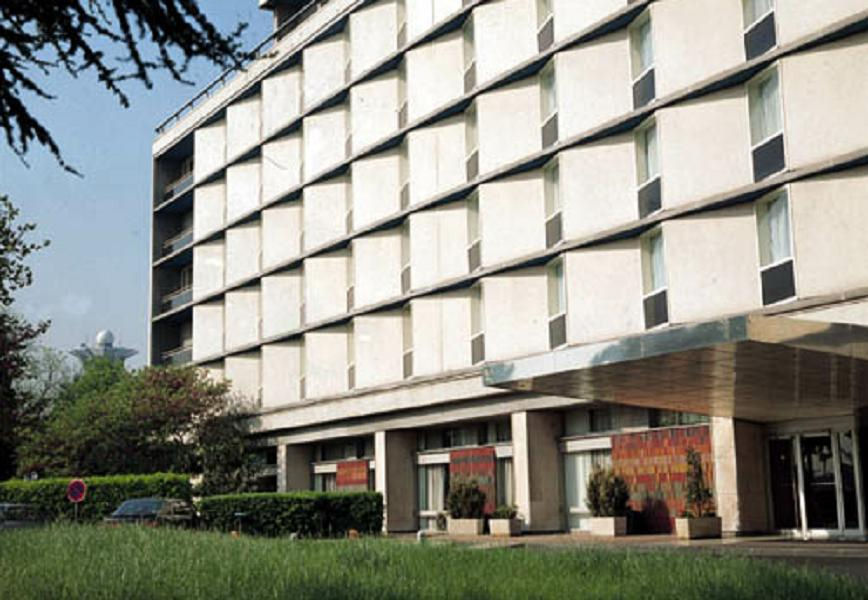
#> input picture images/Lines.jpg, 868 x 600 px
$ python fast_corner.py
#> lines starting #> are read from the running program, lines starting #| are printed output that depends on the picture; after the words box and inside, x2 and y2 are one past the last pixel; in counts of white or black regions, pixels touching at a corner belong together
import numpy as np
import matplotlib.pyplot as plt
import matplotlib.colors as color


def fastDetect(image, t):
    '''
    Check if poit is a corner using 4 points 1, 5, 9, and 13
    inputs :
        image, t : threshold
    output : binary image with ones at corner points and zero otherwise
    '''
    # Initialization
    cornerImage = np.zeros(image.shape)
    for i in range(image.shape[0]):
        for j in range(image.shape[1]):
            # try and except to avoid boundary condition
            try:
                # Point to test
                p = image[i, j]
                # Get points 1, 5, 9, 13
                p1 = image[i-3, j]
                p5 = image[i, j+3]
                p9 = image[i+3, j]
                p13 = image[i, j-3]
                # Counter holds number of pixels > threshold
                count = 0
                # Calculate absolute difference
                if abs(p-p1) > t:
                    count += 1
                if abs(p-p5) > t:
                    count += 1
                if abs(p-p9) > t:
                    count += 1
                if abs(p-p13) > t:
                    count += 1
                # Check number of pixels that have same  diff > threshold
                # Original Fast stated that it must be >= 3
                # But for count >= 3 corners with 90 degree will not be detected
                # So I made it >= 2

                if count >= 2:
                    cornerImage[i, j] = 1
            except:
                pass

    # Return corner image
    return cornerImage


def nonMaxSupp(cornerImage):
    '''
    It is the second main step in fast algorithm
    The idea is to suppress corners that weaker than neighbor corners
    '''

    # Select corners only from cornenr image
    corners = np.array(np.nonzero(cornerImage)).T
    # Loop for each corner point
    for p in corners:
        # Check if it is the local maximum or not
        if not isMax(cornerImage, p):
            # if not so suppress
            cornerImage[p[0], p[1]] = 0
    # Return cornenrs after non-maxima suppression
    return cornerImage


def isMax(image, p):
    '''
    Checking if the point is local max
    for all nonzero neighbors calculate a score or weight
    true if it is max its neighbors.
    input : image , p is corner point to be tested
    '''
    # Select nonzero neighbors
    otherCorners = np.array(np.nonzero(image[p[0]-2:p[0]+5, p[1]-2:p[1]+5])).T
    # Weight for the corner point
    wp = weighFunction(image, p)
    for c in otherCorners:
        # Calculate Weight function
        # Map values to image indices.
        c = c + p - 2
        # Chek that it is another point
        if c[0] != p[0] and c[1] != p[1]:
            # Get weight for it
            wc = weighFunction(image, c)
            # if not max so return false
            if wc >= wp:
                return 0
    # Return true
    return 1


def weighFunction(image, p):
    '''
    Caculate the weight or score of corner point p in the image
    imput: image, point(p)
    output : score or weight
    '''
    i = p[0]
    j = p[1]
    # try for boundary conditions
    try:
        # Select 16 surounding points on a circle of radius 3
        subIm = np.array([image[i+3, j-1:j+2], image[i-3, j-1:j+2], image[i-1:i+2, j+3],
                          image[i-1:i+2, j-3], image[i+2, j+2], image[i-2, j+2], image[i-2, j-2], image[i+2, j-2]])
        # the weight is sum of absolute difference
        weight = np.sum(np.sum(np.abs(subIm - image[i, j])))
    except:
        # Approximation of weight of boundary points
        weight = abs(image[i, j])
    return weight


def plot_corner_points(image, filtered_coords):
    """ Plots corners found in image. """
    plt.figure()
    plt.set_cmap('gray')
    plt.imshow(image)
    plt.scatter([p[1] for p in filtered_coords], [p[0]
                                                  for p in filtered_coords], marker='o', c='b', sizes=(10,))
    plt.axis('off')
    plt.show()


if __name__ == '__main__':
    # Load Image
    image = plt.imread("images/Lines.jpg")
#> image is the input picture: shape (600, 868, 3); mean R, G, B 143, 143.6, 133.8
    hsvImage = color.rgb_to_hsv(image)
#> hsvImage: shape (600, 868, 3) float32; mean of channels 0, 1, 2 0.2, 0.2, 150.8
    # Working on value channel
    # Detect corners using fast
    corners = fastDetect(hsvImage[..., 2], 120)
#> after the loop in fastDetect, `for i in range(image.shape[0]):`:
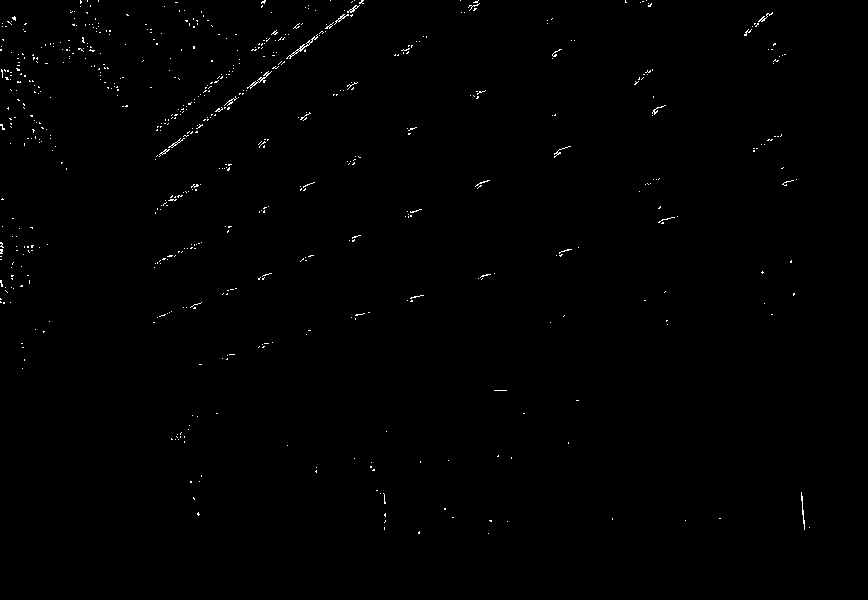
#> cornerImage: shape (600, 868) float64; values 0 (black) and 1 (white), 0.47% white in thin lines or dots, all inside (x1, y1, x2, y2) = (0, 0, 810, 534)
    # Apply non-max suppression
    corners = nonMaxSupp(corners)
#> in nonMaxSupp, `corners = np.array(np.nonzero(cornerImage)).T`: corners = 2458 pairs, first value 0 to 533, second value 0 to 809
#> the loop in nonMaxSupp, `for p in corners:` made 2458 passes
#> after the loop in nonMaxSupp, `for p in corners:`:
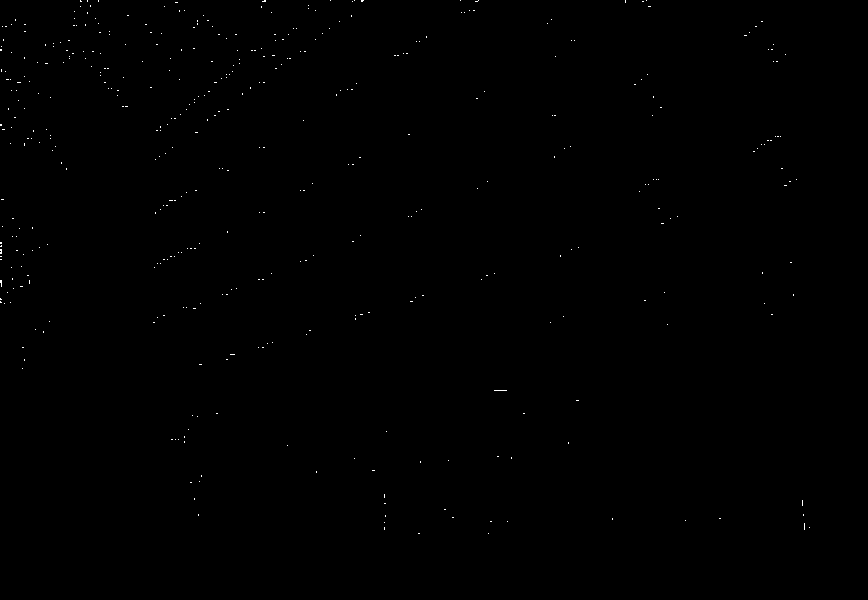
#> cornerImage: shape (600, 868) float64; values 0 (black) and 1 (white), 0.14% white in thin lines or dots, all inside (x1, y1, x2, y2) = (0, 0, 810, 534)
    # Plot corners
    coords = np.array(np.nonzero(corners)).T
#> coords = 724 pairs, first value 0 to 533, second value 0 to 809
    plot_corner_points(image, coords)
#> in plot_corner_points, `plt.show()`:
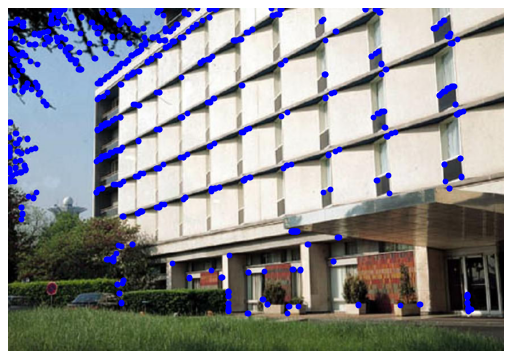
#> figure drawn by matplotlib, 1 panel
